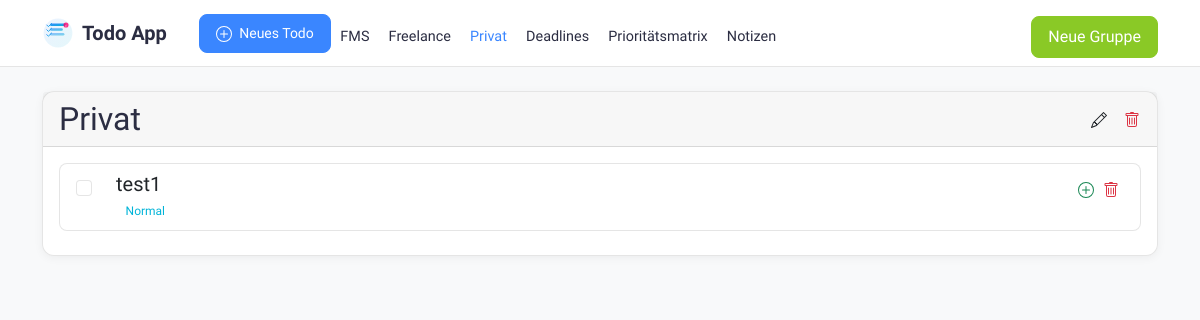
Screenshot of /?group_id=3 with the database file from the repository.
### app.py (models this page shows)
class TaskGroup(db.Model):
    id = db.Column(db.Integer, primary_key=True)
    name = db.Column(db.String(100), nullable=False)
    created_at = db.Column(db.DateTime, default=datetime.utcnow)
    todos = db.relationship('Todo', backref='group', lazy=True, cascade='all, delete-orphan')

class Todo(db.Model):
    id = db.Column(db.Integer, primary_key=True)
    title = db.Column(db.String(200), nullable=False)
    description = db.Column(db.Text)
    completed = db.Column(db.Boolean, default=False)
    priority = db.Column(db.String(10), default='medium')
    created_at = db.Column(db.DateTime, default=datetime.utcnow)
    due_date = db.Column(db.DateTime, nullable=True)
    group_id = db.Column(db.Integer, db.ForeignKey('task_group.id'), nullable=False)
    parent_id = db.Column(db.Integer, db.ForeignKey('todo.id'), nullable=True)
    sub_todos = db.relationship('Todo', backref=db.backref('parent', remote_side=[id]),
                              cascade='all, delete-orphan')

### app.py (the view)
@app.route('/')
def index():
    groups = TaskGroup.query.all()
    selected_group_id = request.args.get('group_id', type=int)
    selected_group = None
    todos_by_group = {}
    if not selected_group_id and groups:
        selected_group_id = groups[0].id
    if selected_group_id:
        selected_group = TaskGroup.query.get_or_404(selected_group_id)
        todos = Todo.query.filter_by(group_id=selected_group_id, parent_id=None).order_by(
            Todo.completed,
            case(
                (Todo.priority == 'urgent', 1),
                (Todo.priority == 'high', 2),
                (Todo.priority == 'medium', 3),
                (Todo.priority == 'low', 4)
            ),
            Todo.created_at.desc()
        ).all()
        todos_by_group[selected_group_id] = todos
    return render_template('index.html',
                         groups=groups,
                         selected_group=selected_group,
                         todos_by_group=todos_by_group)

### app.py (called while the page is built)
@app.context_processor
def inject_groups():
    groups = TaskGroup.query.all()
    return dict(groups=groups)

### templates/index.html (shortened to what this page needs)
{% extends "base.html" %}
{% block content %}
{% if selected_group %}
    <div class="card mb-4">
        <div class="card-header d-flex justify-content-between align-items-center">
            <h2 class="mb-0">{{ selected_group.name }}</h2>
            <div class="btn-group">
                <a href="{{ url_for('edit_group', id=selected_group.id) }}" class="btn btn-link text-dark p-0 me-3" title="Gruppe bearbeiten">
                </a>
                <a href="{{ url_for('delete_group', id=selected_group.id) }}" class="btn btn-link text-danger p-0" title="Gruppe löschen" onclick="return confirm('Sind Sie sicher? Alle Todos in dieser Gruppe werden gelöscht!')">
                </a>
            </div>
        </div>
        <div class="card-body">
            {% if todos_by_group[selected_group.id] %}
                <div class="list-group">
                    {% for todo in todos_by_group[selected_group.id] %}
                        <div class="list-group-item {% if todo.completed %}bg-light{% endif %}" id="todo-{{ todo.id }}">
                            <div class="d-flex align-items-start">
                                <div class="form-check mt-1 me-3">
                                    <input type="checkbox"
                                           class="form-check-input todo-checkbox"
                                           data-todo-id="{{ todo.id }}"
                                           {% if todo.completed %}checked{% endif %}>
                                </div>
                                <div class="flex-grow-1">
                                        <div class="d-flex justify-content-between align-items-start">
                                            <div class="todo-content flex-grow-1" style="cursor: pointer;" onclick="window.location.href='{{ url_for('edit_todo', id=todo.id) }}'">
                                                <h5 class="mb-1 {% if todo.completed %}text-decoration-line-through text-muted{% endif %}">
                                                    <span class="todo-title">{{ todo.title }}</span>
                                                </h5>
                                                <div class="d-flex flex-wrap gap-1">
                                                    {% if todo.priority == 'urgent' %}
                                                        <span class="badge bg-danger">‼️ Dringend</span>
                                                    {% elif todo.priority == 'high' %}
                                                        <span class="badge bg-warning">❗ Hoch</span>
                                                    {% elif todo.priority == 'medium' %}
                                                        <span class="badge bg-info">Normal</span>
                                                    {% elif todo.priority == 'low' %}
                                                        <span class="badge bg-secondary">Niedrig</span>
                                                    {% endif %}
                                                </div>
                                            </div>
                                            <div class="btn-group">
                                                <a href="{{ url_for('new_todo', parent_id=todo.id) }}" class="btn btn-link text-success p-1" title="Sub-Todo hinzufügen">
                                                </a>
                                                <a href="{{ url_for('delete_todo', id=todo.id) }}" class="btn btn-link text-danger p-1" title="Todo löschen" onclick="return confirm('Sind Sie sicher?')">
                                                </a>
                                            </div>
                                        </div>
                                </div>
                            </div>
                        </div>
                    {% endfor %}
                </div>
            {% else %}
                <p class="text-center">Keine Todos in dieser Gruppe. <a href="{{ url_for('new_todo', group_id=selected_group.id) }}">Erstellen Sie ein neues Todo!</a></p>
            {% endif %}
        </div>
    </div>
{% else %}
    <div class="alert alert-info">
        <p class="text-center">Bitte wählen Sie eine Gruppe aus oder <a href="{{ url_for('new_group') }}">erstellen Sie eine neue Gruppe</a>.</p>
    </div>
{% endif %}
{% endblock %}

### templates/base.html (shortened to what this page needs)
<!DOCTYPE html>
<html lang="de">
    <head>
        <link href="https://cdn.jsdelivr.net/npm/bootstrap@5.1.3/dist/css/bootstrap.min.css" rel="stylesheet">
</head>
<body>
    <nav class="navbar navbar-expand-lg sticky-top mb-4">
        <div class="container">
            <div class="d-flex align-items-center">
                <a class="navbar-brand" href="{{ url_for('index') }}">
                    Todo App
                </a>
                {% if selected_group %}
                    <a href="{{ url_for('new_todo', group_id=selected_group.id) }}" class="btn btn-primary btn-sm ms-3">
                        Neues Todo
                    </a>
                {% endif %}
            </div>
            <div class="collapse navbar-collapse" id="navbarNav">
                <ul class="navbar-nav me-auto">
                    {% for nav_group in groups %}
                        <li class="nav-item">
                            <a class="nav-link {% if selected_group and selected_group.id == nav_group.id %}active{% endif %}"
                               href="{{ url_for('index', group_id=nav_group.id) }}">
                                {{ nav_group.name }}
                            </a>
                        </li>
                    {% endfor %}
                        <li class="nav-item">
                            <a class="nav-link {% if request.endpoint == 'deadlines' %}active{% endif %}"
                               href="{{ url_for('deadlines') }}">
                                Deadlines
                            </a>
                        </li>
                        <li class="nav-item">
                            <a class="nav-link {% if request.endpoint == 'priority_matrix' %}active{% endif %}"
                               href="{{ url_for('priority_matrix') }}">
                                Prioritätsmatrix
                            </a>
                        </li>
                        <li class="nav-item">
                            <a class="nav-link {% if request.endpoint == 'notes' %}active{% endif %}"
                               href="{{ url_for('notes') }}">
                                Notizen
                            </a>
                        </li>
                </ul>
                <div class="d-flex">
                    <a href="{{ url_for('new_group') }}" class="btn btn-success">Neue Gruppe</a>
                </div>
            </div>
        </div>
    </nav>
    <div class="container">
        {% block content %}{% endblock %}
    </div>
</body>
</html>

### templates/base.html (style rules this page uses)
:root { --primary-color: #3a86ff; --danger-color: #ff006e; --success-color: #8ac926; --warning-color: #ffbe0b; --info-color: #00b4d8; --background-color: #f8f9fa; --card-background: rgba(255, 255, 255, 0.9); --text-color: #2b2d42; --text-muted: #6c757d; --border-color: rgba(0, 0, 0, 0.1); }
body { font-family: 'SF Pro Text', -apple-system, BlinkMacSystemFont, sans-serif; background-color: var(--background-color); color: var(--text-color); line-height: 1.6; }
.navbar { background: var(--card-background); backdrop-filter: blur(10px); -webkit-backdrop-filter: blur(10px); border-bottom: 1px solid var(--border-color); padding: 0.5rem 0; }
.navbar-brand { color: var(--text-color); font-weight: 600; font-size: 1.25rem; display: flex; align-items: center; gap: 0.5rem; }
.logo { width: 32px; height: 32px; transition: transform 0.3s ease; }
.nav-link { color: var(--text-color); padding: 0.5rem 0.75rem; border-radius: 8px; transition: all 0.3s ease; margin: 0 0.1rem; font-size: 0.9rem; }
.nav-link.active { background-color: rgba(var(--primary-color-rgb), 0.1); color: var(--primary-color); font-weight: 500; }
.navbar-collapse { margin-top: 0.5rem; }
.card { background: var(--card-background); border-radius: 12px; border: 1px solid var(--border-color); box-shadow: 0 2px 10px rgba(0, 0, 0, 0.05); backdrop-filter: blur(10px); -webkit-backdrop-filter: blur(10px); transition: transform 0.2s ease, box-shadow 0.2s ease; }
.btn { border-radius: 8px; padding: 0.5rem 1rem; transition: all 0.3s ease; font-weight: 500; }
.btn-primary { background-color: var(--primary-color); border-color: var(--primary-color); }
.btn-success { background-color: var(--success-color); border-color: var(--success-color); }
.badge { padding: 0.4em 0.8em; border-radius: 6px; font-weight: 500; }
.badge.bg-info { background-color: rgba(var(--info-color-rgb), 0.1) !important; color: var(--info-color); }
.list-group-item { background: var(--card-background); border: 1px solid var(--border-color); margin-bottom: 8px; border-radius: 8px !important; transition: all 0.3s ease; }
.form-check-input { border-color: var(--border-color); }

### rows the page displays
TaskGroup: name "FMS"
TaskGroup: name "Freelance"
TaskGroup: name "Privat"
Todo: title "test1", priority "Normal"
